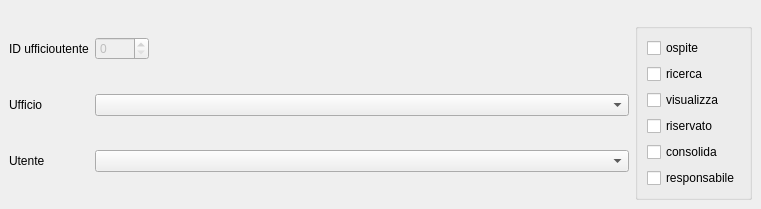
<?xml version="1.0" encoding="UTF-8"?>
<ui version="4.0">
 <class>MainWindow</class>
 <widget class="QMainWindow" name="MainWindow">
  <property name="geometry">
   <rect>
    <x>0</x>
    <y>0</y>
    <width>761</width>
    <height>205</height>
   </rect>
  </property>
  <property name="windowTitle">
   <string>Ufficio - utente</string>
  </property>
  <property name="searchcolumns" stdset="0">
   <string>ufficio,utente,ricerca,visualizza,riservato,consolida,responsabile,leggepec</string>
  </property>
  <widget class="QWidget" name="centralwidget">
   <layout class="QHBoxLayout" name="horizontalLayout">
    <item>
     <layout class="QGridLayout" name="gridLayout">
      <item row="0" column="1">
       <widget class="QSpinBox" name="spinBox">
        <property name="enabled">
         <bool>false</bool>
        </property>
        <property name="maximum">
         <number>1000</number>
        </property>
        <property name="column" stdset="0">
         <string>id</string>
        </property>
        <property name="search" stdset="0">
         <bool>false</bool>
        </property>
        <property name="export" stdset="0">
         <bool>false</bool>
        </property>
       </widget>
      </item>
      <item row="0" column="0">
       <widget class="QLabel" name="label_2">
        <property name="text">
         <string>ID ufficioutente</string>
        </property>
        <property name="buddy">
         <cstring>spinBox</cstring>
        </property>
       </widget>
      </item>
      <item row="0" column="2">
       <spacer name="horizontalSpacer">
        <property name="orientation">
         <enum>Qt::Horizontal</enum>
        </property>
        <property name="sizeHint" stdset="0">
         <size>
          <width>40</width>
          <height>20</height>
         </size>
        </property>
       </spacer>
      </item>
      <item row="2" column="0">
       <widget class="QLabel" name="label_3">
        <property name="text">
         <string>Utente</string>
        </property>
       </widget>
      </item>
      <item row="1" column="0">
       <widget class="QLabel" name="label">
        <property name="text">
         <string>Ufficio</string>
        </property>
       </widget>
      </item>
      <item row="2" column="1" colspan="2">
       <widget class="com.axiastudio.pypapi.ui.widgets.PyPaPiComboBox" name="comboBox_utente">
        <property name="column" stdset="0">
         <string>utente</string>
        </property>
        <property name="search" stdset="0">
         <bool>true</bool>
        </property>
        <property name="export" stdset="0">
         <bool>true</bool>
        </property>
       </widget>
      </item>
      <item row="1" column="1" colspan="2">
       <widget class="com.axiastudio.pypapi.ui.widgets.PyPaPiComboBox" name="comboBox_ufficio">
        <property name="column" stdset="0">
         <string>ufficio</string>
        </property>
        <property name="search" stdset="0">
         <bool>true</bool>
        </property>
        <property name="export" stdset="0">
         <bool>true</bool>
        </property>
       </widget>
      </item>
     </layout>
    </item>
    <item>
     <widget class="QGroupBox" name="groupBox_3">
      <property name="title">
       <string> </string>
      </property>
      <layout class="QVBoxLayout" name="verticalLayout_3">
       <item>
        <widget class="QCheckBox" name="checkBox_3">
         <property name="text">
          <string>ospite</string>
         </property>
         <property name="column" stdset="0">
          <string>ospite</string>
         </property>
        </widget>
       </item>
       <item>
        <widget class="QCheckBox" name="checkBox_12">
         <property name="text">
          <string>ricerca</string>
         </property>
         <property name="column" stdset="0">
          <string>ricerca</string>
         </property>
        </widget>
       </item>
       <item>
        <widget class="QCheckBox" name="checkBox_10">
         <property name="text">
          <string>visualizza</string>
         </property>
         <property name="column" stdset="0">
          <string>visualizza</string>
         </property>
        </widget>
       </item>
       <item>
        <widget class="QCheckBox" name="checkBox_4">
         <property name="text">
          <string>riservato</string>
         </property>
         <property name="column" stdset="0">
          <string>riservato</string>
         </property>
        </widget>
       </item>
       <item>
        <widget class="QCheckBox" name="checkBox_14">
         <property name="text">
          <string>consolida</string>
         </property>
         <property name="column" stdset="0">
          <string>consolida</string>
         </property>
        </widget>
       </item>
       <item>
        <widget class="QCheckBox" name="checkBox_13">
         <property name="text">
          <string>responsabile</string>
         </property>
         <property name="column" stdset="0">
          <string>responsabile</string>
         </property>
        </widget>
       </item>
      </layout>
     </widget>
    </item>
   </layout>
  </widget>
 </widget>
 <customwidgets>
  <customwidget>
   <class>com.axiastudio.pypapi.ui.widgets.PyPaPiComboBox</class>
   <extends>QComboBox</extends>
   <header>pypapicombobox.h</header>
  </customwidget>
 </customwidgets>
 <resources/>
 <connections/>
</ui>
